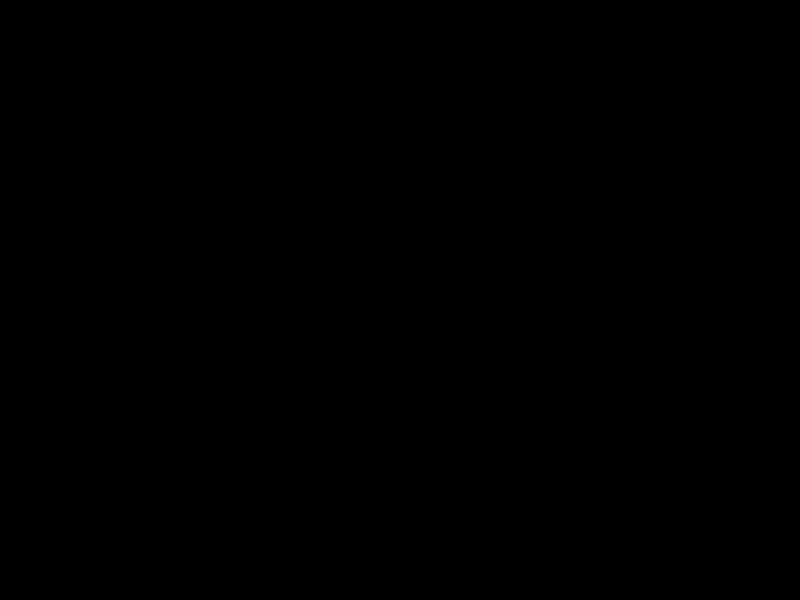
Frame 1 (no input)
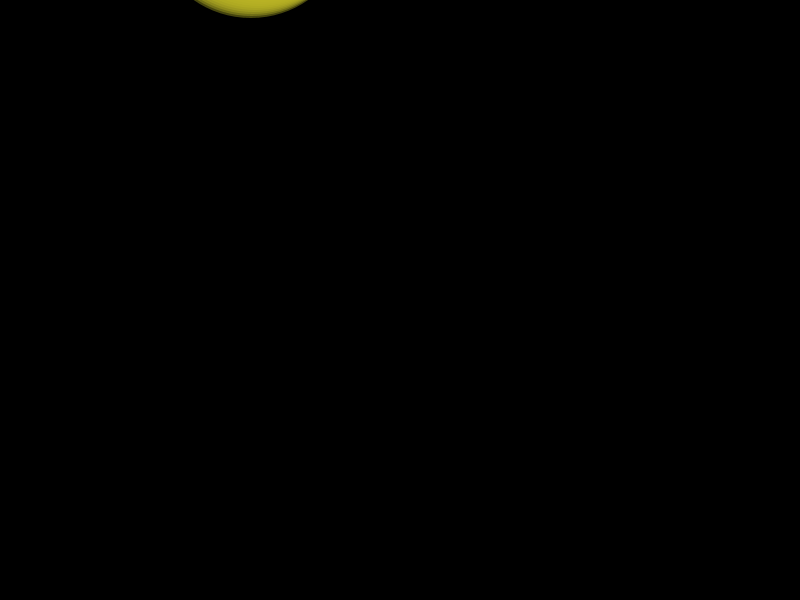
Frame 60 (the mouse pressed at the canvas centre just before this capture)
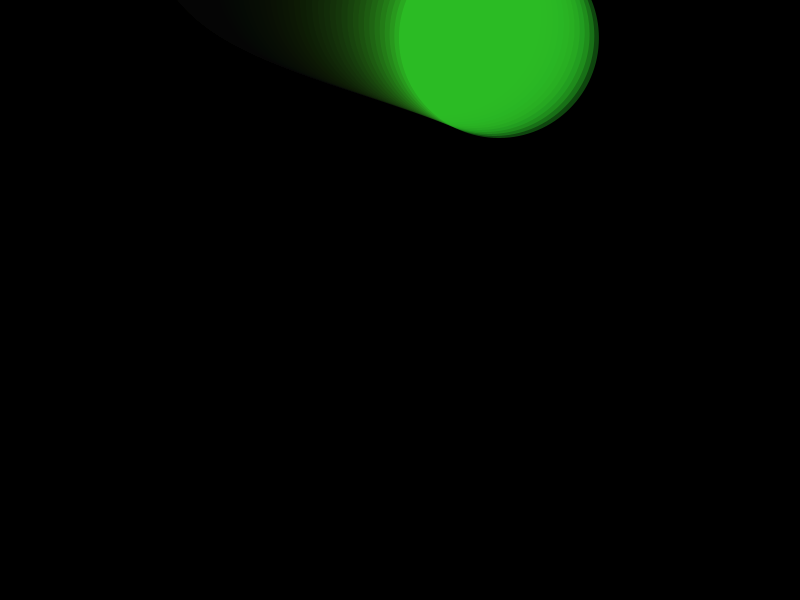
Frame 120 (the mouse held since frame 60 and released just before this capture)

The Processing sketch that drew these frames (run headless with seeded random() and noise(); from frame 60 on, the mouse is pressed at the canvas centre):

// Processing sketch: sketch_250407d
// ── sketch_250407d.pde
float x, y;           // 円の位置
float diameter = 200;  // 円の直径
float hue = 0;        // 色相の初期値
float speed = 2;      // 移動速度
float amplitude = 150;  // 横方向の振幅
float frequency = 0.02; // 波の頻度

void setup() {
  size(800, 600);
  colorMode(HSB, 360, 100, 100, 100);  // HSBカラーモード（透明度含む）
  background(0);  // 背景を黒に
  noStroke();     // 輪郭線なし

  // 初期位置を画面上部中央に設定
  x = width / 2;
  y = -diameter;
}

void draw() {
  // 円を描画
  fill(hue, 80, 100, 30);  // 色相、彩度、明度、透明度を設定
  ellipse(x, y, diameter, diameter);

  // 位置を更新（サイン波で横に揺れながら下に移動）
  x = width/2 + sin(y * frequency) * amplitude;
  y += speed;

  // 色相を更新（0〜360の範囲で循環）
  hue = (hue + 1.0) % 360;

  // 画面の下に達したら上に戻る
  if (y - diameter > height) {
    y = -diameter;
  }
  // オプション：背景をフェードさせて古い軌跡を消す
  fill(0, 0, 0, 10);
  rect(0, 0, width, height);
}

// マウスクリックで画面をクリア
void mousePressed() {
  background(0);
}
